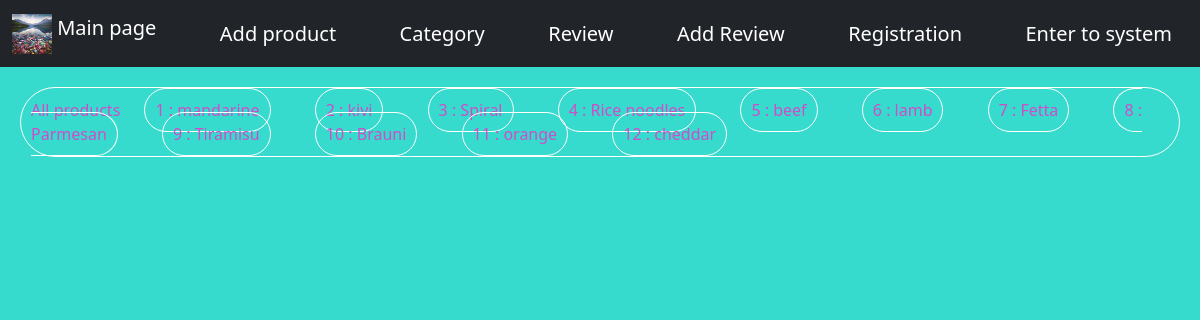
The app's page /, older data.
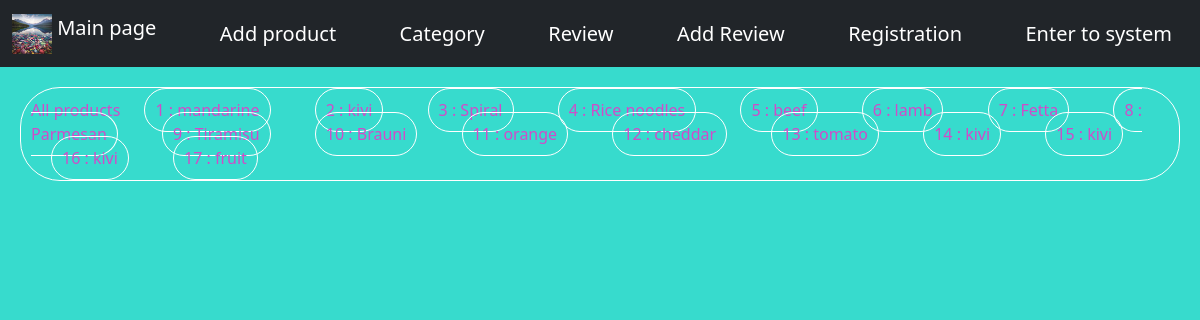
The same page, newer data.
### coles_shop/models.py (models this page shows, shortened)
class Product(models.Model):
    title = models.CharField(max_length=255, blank=False)
    description = models.CharField(max_length=255, blank=False)
    price = models.IntegerField(default=20, blank=False)
    category = models.ForeignKey(Category, on_delete=models.CASCADE)

### coles_shop/views.py (the view)
# urls.py: path('', views.index),
def index(request):
    print(request.user.id)
    products = Product.objects.all()
    data= {
        'title': "All products",
        'products': products
    }
    return render(request, 'index.html', context=data)

### templates/index.html
{% extends 'layout.html' %}
{% block content %}
    <h1 class="white-tag"> {{ title }}</h1>
    {% for products in products %}
        <a class="white-tag" href="/products/{{ products.id }}/">
            {{ products.id }} : {{ products.title }}</a>
    {% endfor %}
{% endblock %}

### templates/layout.html (shortened to what this page needs)
{% load static %}
<!DOCTYPE html>
<html lang="en">
<head>
    <link href="https://cdn.jsdelivr.net/npm/bootstrap@5.0.2/dist/css/bootstrap.min.css" rel="stylesheet">
    <link type="text/css" rel="stylesheet" href="{% static 'CSS/style.css' %}">
</head>
<body>
<nav class="navbar navbar-dark bg-dark">
      <div class="container-fluid">
        <a class="navbar-brand" href="/">
          <img src="{% static 'images/1.jpg' %}" alt="" width="40" height="40" class="d-inline-block align-text-top">
          Main page
        </a>
          <a class="navbar-brand" href="/add_product">
             Add product </a>
          <a class="navbar-brand" href="/category">
             Category </a>
          <a class="navbar-brand" href="/review">
              Review </a>
          <a class="navbar-brand" href="/add_review/">
             Add Review </a>
          <a class="navbar-brand" href="/register/">
             Registration </a>
          {% if user.is_authenticated %}
          <a class="navbar-brand" href="/logout/">
             Log out({{ user.username }}) </a>
          {% else%}
          <a class="navbar-brand" href="/login/">
             Enter to system </a>
          {% endif %}
      </div>
</nav>
        <div
            {% block content %}{% endblock %}
        </div>
</body>
</html>

### coles_shop/static/CSS/style.css (style rules this page uses)
body { background: #37dbcd; color: white; }
.white-tag { text-decoration: None; color: #d04cc9; margin: 20px; padding: 10px; border: white solid 1px; border-radius: 40px; }

Row changes from the older to the newer data that the page shows:
added Product: id "13", title "tomato"
added Product: id "14", title "kivi"
added Product: id "15", title "kivi"
added Product: id "16", title "kivi"
added Product: id "17", title "fruit"
